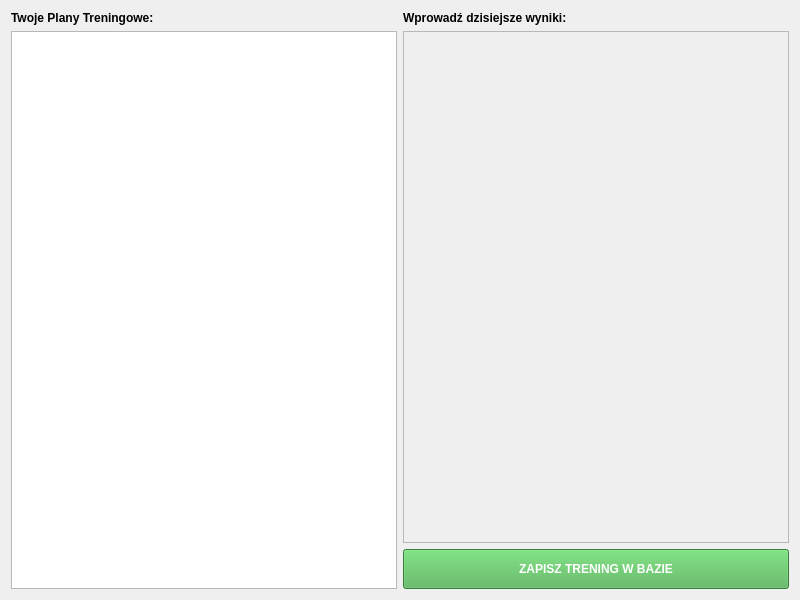
<?xml version="1.0" encoding="UTF-8"?>
<ui version="4.0">
 <class>trainingview</class>
 <widget class="QWidget" name="trainingview">
  <property name="geometry">
   <rect>
    <x>0</x>
    <y>0</y>
    <width>800</width>
    <height>600</height>
   </rect>
  </property>
  <property name="windowTitle">
   <string>Wykonaj Trening</string>
  </property>
  <layout class="QHBoxLayout" name="mainLayout">
   <item>
    <layout class="QVBoxLayout" name="leftPanel">
     <item>
      <widget class="QLabel" name="label">
       <property name="font">
        <font>
         <bold>true</bold>
        </font>
       </property>
       <property name="text">
        <string>Twoje Plany Treningowe:</string>
       </property>
      </widget>
     </item>
     <item>
      <widget class="QListWidget" name="listWorkouts"/>
     </item>
    </layout>
   </item>
   <item>
    <layout class="QVBoxLayout" name="rightPanel">
     <item>
      <widget class="QLabel" name="lblFormTitle">
       <property name="font">
        <font>
         <bold>true</bold>
        </font>
       </property>
       <property name="text">
        <string>Wprowadź dzisiejsze wyniki:</string>
       </property>
      </widget>
     </item>
     <item>
      <widget class="QScrollArea" name="scrollArea">
       <property name="widgetResizable">
        <bool>true</bool>
       </property>
       <widget class="QWidget" name="scrollAreaWidgetContents">
        <property name="geometry">
         <rect>
          <x>0</x>
          <y>0</y>
          <width>384</width>
          <height>510</height>
         </rect>
        </property>
        <layout class="QVBoxLayout" name="dynamicExerciseLayout"/>
       </widget>
      </widget>
     </item>
     <item>
      <widget class="QPushButton" name="btnSaveWorkout">
       <property name="minimumSize">
        <size>
         <width>0</width>
         <height>40</height>
        </size>
       </property>
       <property name="styleSheet">
        <string notr="true">background-color: #4CAF50; color: white; font-weight: bold;</string>
       </property>
       <property name="text">
        <string>ZAPISZ TRENING W BAZIE</string>
       </property>
      </widget>
     </item>
    </layout>
   </item>
  </layout>
 </widget>
 <resources/>
 <connections/>
</ui>
